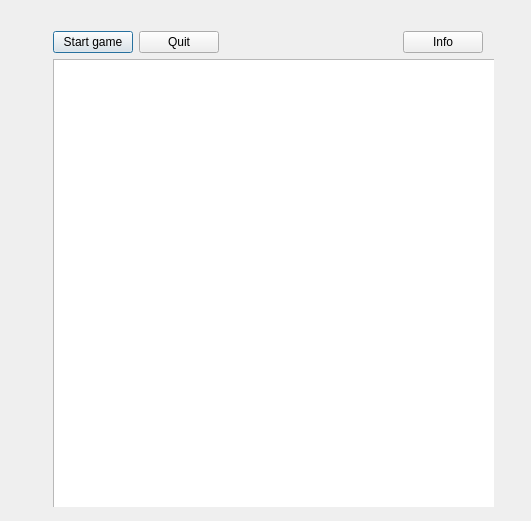
<?xml version="1.0" encoding="UTF-8"?>
<ui version="4.0">
 <class>Dialog</class>
 <widget class="QDialog" name="Dialog">
  <property name="geometry">
   <rect>
    <x>0</x>
    <y>0</y>
    <width>531</width>
    <height>521</height>
   </rect>
  </property>
  <property name="windowTitle">
   <string>Dialog</string>
  </property>
  <widget class="QWidget" name="">
   <property name="geometry">
    <rect>
     <x>42</x>
     <y>20</y>
     <width>452</width>
     <height>487</height>
    </rect>
   </property>
   <layout class="QVBoxLayout" name="verticalLayout">
    <item>
     <layout class="QHBoxLayout" name="horizontalLayout">
      <item>
       <widget class="QPushButton" name="startGameButton">
        <property name="text">
         <string>Start game</string>
        </property>
       </widget>
      </item>
      <item>
       <widget class="QPushButton" name="quitButton">
        <property name="text">
         <string>Quit</string>
        </property>
       </widget>
      </item>
      <item>
       <spacer name="horizontalSpacer">
        <property name="orientation">
         <enum>Qt::Horizontal</enum>
        </property>
        <property name="sizeHint" stdset="0">
         <size>
          <width>158</width>
          <height>20</height>
         </size>
        </property>
       </spacer>
      </item>
      <item>
       <widget class="QPushButton" name="infoButton">
        <property name="text">
         <string>Info</string>
        </property>
       </widget>
      </item>
     </layout>
    </item>
    <item>
     <widget class="QGraphicsView" name="graphicsView">
      <property name="minimumSize">
       <size>
        <width>450</width>
        <height>450</height>
       </size>
      </property>
      <property name="maximumSize">
       <size>
        <width>450</width>
        <height>450</height>
       </size>
      </property>
      <property name="baseSize">
       <size>
        <width>450</width>
        <height>450</height>
       </size>
      </property>
     </widget>
    </item>
   </layout>
  </widget>
 </widget>
 <layoutdefault spacing="6" margin="11"/>
 <resources/>
 <connections>
  <connection>
   <sender>quitButton</sender>
   <signal>clicked()</signal>
   <receiver>Dialog</receiver>
   <slot>close()</slot>
   <hints>
    <hint type="sourcelabel">
     <x>184</x>
     <y>35</y>
    </hint>
    <hint type="destinationlabel">
     <x>265</x>
     <y>260</y>
    </hint>
   </hints>
  </connection>
 </connections>
</ui>
